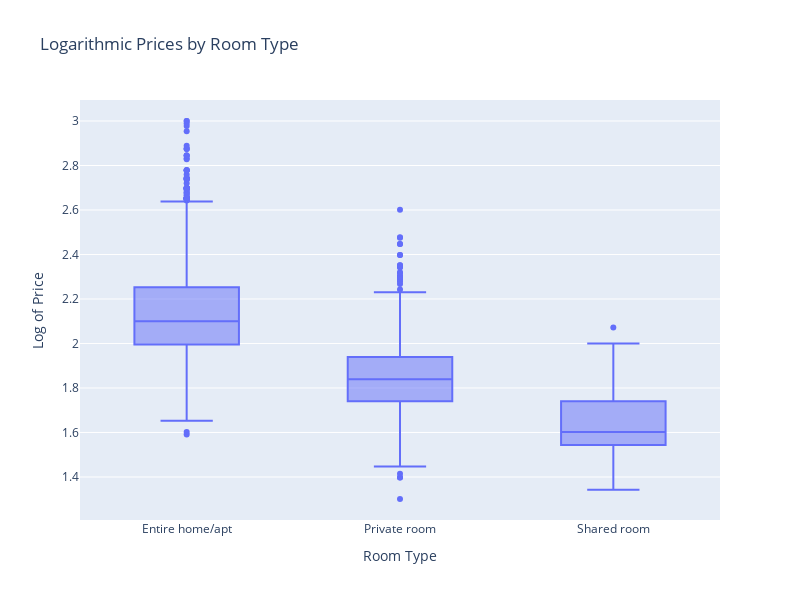

Here is the notebook cell this chart was saved with:
### Code cell
# Create a box plot with customizations
fig = px.box(
    dataset,
    x="room_type",
    y="price_log",
    title="Logarithmic Prices by Room Type",
    labels={"room_type": "Room Type", "price_log": "Log of Price"},
    width=800,  # Width of the plot
    height=600  # Height of the plot
)

# Show the plot
fig.show()

### Figure 1 — Plotly figure (JSON) as saved in the notebook; plotly's stock layout.template omitted (floating-point values rounded to 4 significant figures; data arrays with more than 128 entries replaced by an {"elided": "..."} marker saying what was removed)
{"data": [{"alignmentgroup": "True", "hovertemplate": "Room Type=%{x}<br>Log of Price=%{y}<extra></extra>", "legendgroup": "", "marker": {"color": "#636efa"}, "name": "", "notched": false, "offsetgroup": "", "orientation": "v", "showlegend": false, "type": "box", "x": {"elided": "3818 str values"}, "x0": " ", "xaxis": "x", "y": {"elided": "3818 float values"}, "y0": " ", "yaxis": "y"}], "layout": {"boxmode": "group", "height": 600, "legend": {"tracegroupgap": 0}, "title": {"text": "Logarithmic Prices by Room Type"}, "width": 800, "xaxis": {"anchor": "y", "domain": [0, 1], "title": {"text": "Room Type"}}, "yaxis": {"anchor": "x", "domain": [0, 1], "title": {"text": "Log of Price"}}}}
